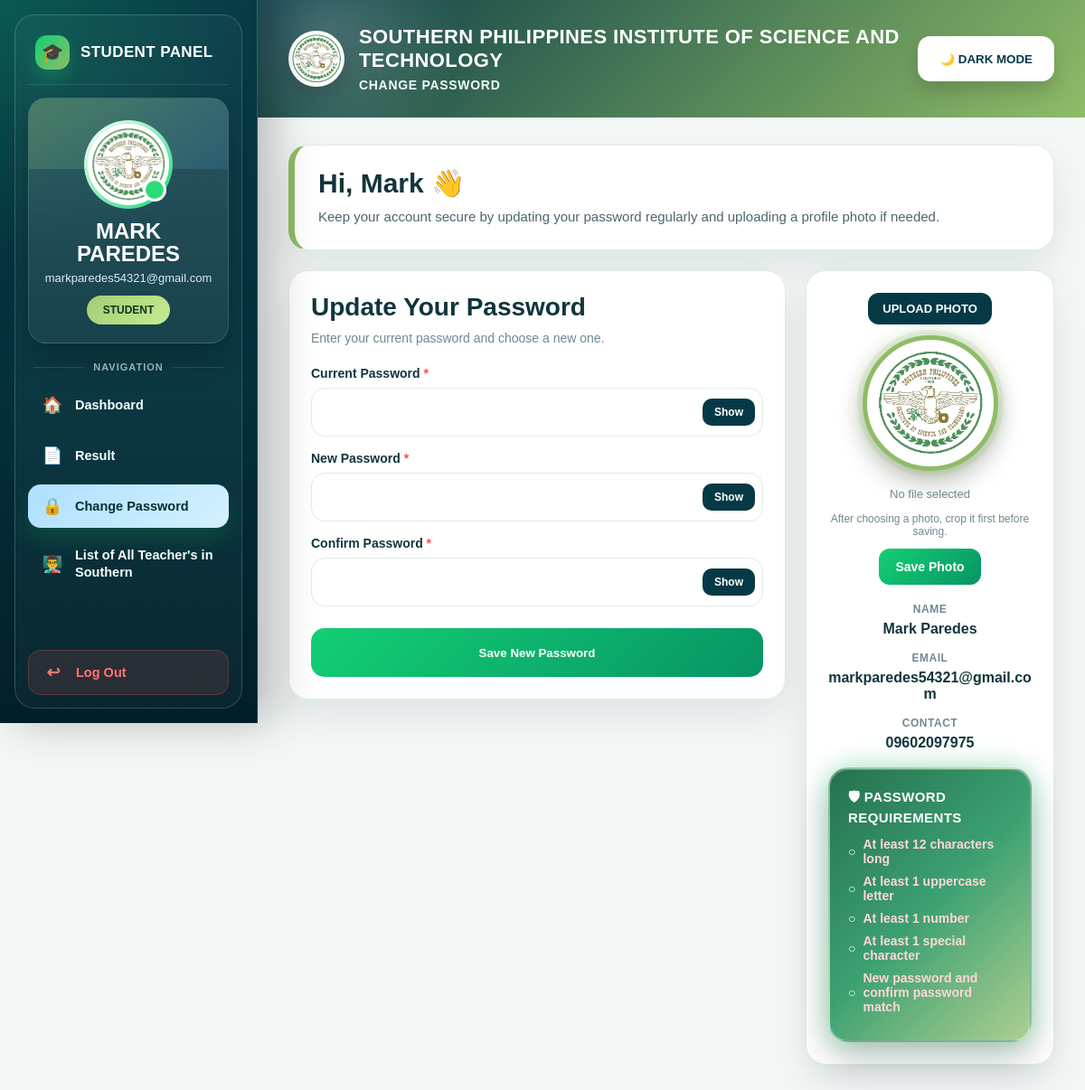
The app's page /dashboard/change_password.php (signed in) with its own data.
### tables this page shows
CREATE TABLE `users` (
  `id` int(11) NOT NULL,
  `firstname` varchar(100) DEFAULT NULL,
  `lastname` varchar(100) DEFAULT NULL,
  `email` varchar(100) DEFAULT NULL,
  `contact_number` varchar(20) DEFAULT NULL,
  `password` varchar(255) DEFAULT NULL,
  `role` enum('student','teacher') DEFAULT NULL,
  `course` varchar(50) DEFAULT NULL,
  `profile_photo` varchar(255) DEFAULT NULL,
  `is_deleted` tinyint(1) NOT NULL DEFAULT 0,
  `deleted_at` datetime DEFAULT NULL
);

### dashboard/change_password.php (the view, shortened to what this page needs)
<?php
include("../config/db.php");
$user_id = intval($_SESSION['user_id']);
$user_role = $_SESSION['role'];
$user_stmt = $conn->prepare("SELECT id, firstname, lastname, email, contact_number, profile_photo, password, role FROM users WHERE id = ?");
$user_stmt->bind_param("i", $user_id);
$user_stmt->execute();
$user = $user_stmt->get_result()->fetch_assoc();
$upload_dir = "../assets/uploads/profile/";
$default_photo = "../assets/logo2.png";
$top_header_logo = "../assets/logo2.png";
if (!empty($user['profile_photo']) && file_exists($upload_dir . $user['profile_photo'])) {
    $photo = $upload_dir . $user['profile_photo'];
} else {
    $photo = $default_photo;
}
$dashboard_link = ($user_role === 'teacher') ? 'teacher.php' : 'student.php';
$page_title = ($user_role === 'teacher') ? 'TEACHER CHANGE PASSWORD' : 'CHANGE PASSWORD';
$current_page = basename($_SERVER['PHP_SELF']);
?>
<!DOCTYPE html>
<html lang="en">
<head>
<link rel="stylesheet" href="https://cdnjs.cloudflare.com/ajax/libs/cropperjs/1.6.2/cropper.min.css">
</head>
<body>
<div class="wrapper">
    <div class="sidebar">
        <div class="sidebar-top">
            <div>
                <div class="brand-mini">
                    <span class="brand-dot"></span>
                    <span class="brand-text"><?php echo $user_role === 'teacher' ? 'Teacher Panel' : 'Student Panel'; ?></span>
                </div>
                <div class="profile-card">
                    <div class="profile-ring">
                        <img src="<?php echo htmlspecialchars($photo); ?>" alt="Profile" class="profile-img" onerror="this.src='../assets/logo2.png';">
                    </div>
                    <h3><?php echo htmlspecialchars($user['firstname'] . ' ' . $user['lastname']); ?></h3>
                    <p><?php echo htmlspecialchars($user['email']); ?></p>
                    <div class="role-badge">
                        <?php echo strtoupper(htmlspecialchars($user_role)); ?>
                    </div>
                </div>
                <div class="nav-title">Navigation</div>
                <div class="nav-group">
                    <a href="<?php echo $dashboard_link; ?>" class="<?php echo ($current_page == basename($dashboard_link)) ? 'active' : ''; ?>">
                        <span class="nav-icon">🏠</span>
                        <span class="nav-text">Dashboard</span>
                    </a>
                    <?php if ($user_role === 'student'): ?>
                        <a href="student_result.php" class="<?php echo ($current_page == 'student_result.php') ? 'active' : ''; ?>">
                            <span class="nav-icon">📄</span>
                            <span class="nav-text">Result</span>
                        </a>
                    <?php endif; ?>
                    <a href="change_password.php" class="<?php echo ($current_page == 'change_password.php') ? 'active' : ''; ?>">
                        <span class="nav-icon">🔒</span>
                        <span class="nav-text">Change Password</span>
                    </a>
                    <?php if ($user_role === 'student'): ?>
                        <a href="all_teachers.php" class="<?php echo ($current_page == 'all_teachers.php') ? 'active' : ''; ?>">
                            <span class="nav-icon">👨‍🏫</span>
                            <span class="nav-text">List of All Teacher's in Southern</span>
                        </a>
                    <?php endif; ?>
                </div>
            </div>
            <a href="../auth/logout.php" class="logout-link">
                <span class="nav-icon">↩</span>
                <span class="nav-text">Log Out</span>
            </a>
        </div>
    </div>
    <div class="main-content">
        <div class="top-header">
            <div class="top-header-brand">
                <img
                    src="<?php echo htmlspecialchars($top_header_logo); ?>"
                    alt="School Logo"
                    class="top-header-logo"
                    onerror="this.src='../assets/southern.png';"
                >
                <div>
                    <span>SOUTHERN PHILIPPINES INSTITUTE OF SCIENCE AND TECHNOLOGY</span>
                    <small><?php echo $page_title; ?></small>
                </div>
            </div>
            <button type="button" class="theme-toggle-btn" id="themeToggleBtn" onclick="toggleTheme()">🌙 DARK MODE</button>
        </div>
        <div class="content">
            <div class="welcome-box">
                <h2>Hi, <?php echo htmlspecialchars($user['firstname']); ?> 👋</h2>
                <p>
                    Keep your account secure by updating your password regularly and uploading a profile photo if needed.
                </p>
            </div>
            <div class="page-grid">
                <div class="card">
                    <div class="card-title">Update Your Password</div>
                    <div class="card-subtitle">Enter your current password and choose a new one.</div>
                    <form method="POST" id="changePasswordForm">
                        <div class="form-group">
                            <label>Current Password <span class="required">*</span></label>
                            <div class="input-wrap">
                                <input type="password" name="current_password" id="current_password" required>
                                <button type="button" class="toggle-password" onclick="togglePassword('current_password', this)">Show</button>
                            </div>
                        </div>
                        <div class="form-group">
                            <label>New Password <span class="required">*</span></label>
                            <div class="input-wrap">
                                <input type="password" name="new_password" id="new_password" required>
                                <button type="button" class="toggle-password" onclick="togglePassword('new_password', this)">Show</button>
                            </div>
                        </div>
                        <div class="form-group">
                            <label>Confirm Password <span class="required">*</span></label>
                            <div class="input-wrap">
                                <input type="password" name="confirm_password" id="confirm_password" required>
                                <button type="button" class="toggle-password" onclick="togglePassword('confirm_password', this)">Show</button>
                            </div>
                        </div>
                        <button type="submit" name="change_password" class="submit-btn">Save New Password</button>
                    </form>
                </div>
                <div class="profile-panel-card">
                    <form method="POST" enctype="multipart/form-data" id="photoForm">
                        <div class="upload-row">
                            <label for="fileInput" class="upload-btn">UPLOAD PHOTO</label>
                        </div>
                        <img src="<?php echo htmlspecialchars($photo); ?>" alt="Profile" id="mainPreviewPhoto" class="big-photo" onerror="this.src='../assets/logo2.png';">
                        <div id="selectedFile" class="selected-file">No file selected</div>
                        <div class="preview-note">After choosing a photo, crop it first before saving.</div>
                        <button type="submit" name="upload_photo" class="upload-submit">Save Photo</button>
                    </form>
                    <div class="profile-info">
                        <div class="info-block">
                            <div class="info-label">Name</div>
                            <div class="info-value"><?php echo htmlspecialchars($user['firstname'] . ' ' . $user['lastname']); ?></div>
                        </div>
                        <div class="info-block">
                            <div class="info-label">Email</div>
                            <div class="info-value"><?php echo htmlspecialchars($user['email']); ?></div>
                        </div>
                        <div class="info-block">
                            <div class="info-label">Contact</div>
                            <div class="info-value"><?php echo htmlspecialchars($user['contact_number']); ?></div>
                        </div>
                    </div>
                    <div class="password-requirements-box">
                        <h4>🛡 Password Requirements</h4>
                        <p id="reqLength">At least 12 characters long</p>
                        <p id="reqUpper">At least 1 uppercase letter</p>
                        <p id="reqNumber">At least 1 number</p>
                        <p id="reqSpecial">At least 1 special character</p>
                        <p id="reqMatch">New password and confirm password match</p>
                    </div>
                </div>
            </div>
        </div>
    </div>
</div>
</body>
</html>

### records on screen
users: firstname+lastname "MARK PAREDES", email "markparedes54321@gmail.com", firstname "Mark", firstname+lastname "Mark Paredes", contact_number "09602097975"

### other values on screen
$user_role "STUDENT"
$page_title "CHANGE PASSWORD"
